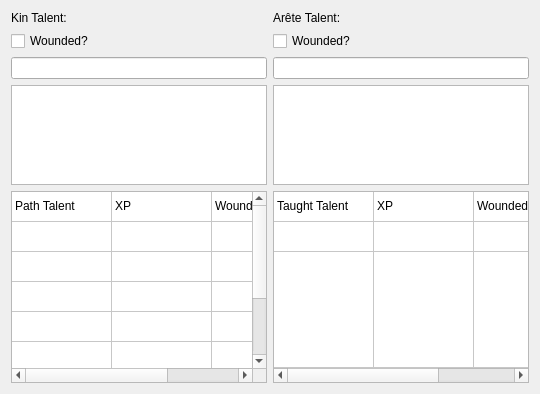
      <widget class="QWidget" name="tab">
       <attribute name="title">
        <string>Talents</string>
       </attribute>
       <layout class="QGridLayout" name="gridLayout">
        <item row="5" column="0">
         <widget class="QCheckBox" name="kin_wounded_box">
          <property name="maximumSize">
           <size>
            <width>100</width>
            <height>16777215</height>
           </size>
          </property>
          <property name="text">
           <string>Wounded?</string>
          </property>
         </widget>
        </item>
        <item row="5" column="7">
         <widget class="QCheckBox" name="arete_wounded_box">
          <property name="maximumSize">
           <size>
            <width>100</width>
            <height>16777215</height>
           </size>
          </property>
          <property name="text">
           <string>Wounded?</string>
          </property>
         </widget>
        </item>
        <item row="8" column="0">
         <widget class="QTableWidget" name="path_talent_table">
          <property name="maximumSize">
           <size>
            <width>16777215</width>
            <height>16777215</height>
           </size>
          </property>
          <property name="rowCount">
           <number>8</number>
          </property>
          <property name="columnCount">
           <number>3</number>
          </property>
          <attribute name="horizontalHeaderVisible">
           <bool>false</bool>
          </attribute>
          <attribute name="horizontalHeaderStretchLastSection">
           <bool>true</bool>
          </attribute>
          <attribute name="verticalHeaderVisible">
           <bool>false</bool>
          </attribute>
          <attribute name="verticalHeaderStretchLastSection">
           <bool>true</bool>
          </attribute>
          <row/>
          <row/>
          <row/>
          <row/>
          <row/>
          <row/>
          <row/>
          <row/>
          <column/>
          <column/>
          <column/>
          <item row="0" column="0">
           <property name="text">
            <string>Path Talent</string>
           </property>
           <property name="flags">
            <set>ItemIsSelectable|ItemIsDragEnabled|ItemIsDropEnabled|ItemIsUserCheckable|ItemIsEnabled</set>
           </property>
          </item>
          <item row="0" column="1">
           <property name="text">
            <string>XP</string>
           </property>
           <property name="flags">
            <set>ItemIsSelectable|ItemIsDragEnabled|ItemIsDropEnabled|ItemIsUserCheckable|ItemIsEnabled</set>
           </property>
          </item>
          <item row="0" column="2">
           <property name="text">
            <string>Wounded?</string>
           </property>
           <property name="flags">
            <set>ItemIsSelectable|ItemIsDragEnabled|ItemIsDropEnabled|ItemIsUserCheckable|ItemIsEnabled</set>
           </property>
          </item>
          <item row="1" column="0">
           <property name="flags">
            <set>ItemIsSelectable|ItemIsDragEnabled|ItemIsDropEnabled|ItemIsUserCheckable|ItemIsEnabled</set>
           </property>
          </item>
          <item row="2" column="0">
           <property name="flags">
            <set>ItemIsSelectable|ItemIsDragEnabled|ItemIsDropEnabled|ItemIsUserCheckable|ItemIsEnabled</set>
           </property>
          </item>
          <item row="3" column="0">
           <property name="flags">
            <set>ItemIsSelectable|ItemIsDragEnabled|ItemIsDropEnabled|ItemIsUserCheckable|ItemIsEnabled</set>
           </property>
          </item>
          <item row="4" column="0">
           <property name="flags">
            <set>ItemIsSelectable|ItemIsDragEnabled|ItemIsDropEnabled|ItemIsUserCheckable|ItemIsEnabled</set>
           </property>
          </item>
          <item row="5" column="0">
           <property name="flags">
            <set>ItemIsSelectable|ItemIsDragEnabled|ItemIsDropEnabled|ItemIsUserCheckable|ItemIsEnabled</set>
           </property>
          </item>
          <item row="6" column="0">
           <property name="flags">
            <set>ItemIsSelectable|ItemIsDragEnabled|ItemIsDropEnabled|ItemIsUserCheckable|ItemIsEnabled</set>
           </property>
          </item>
          <item row="7" column="0">
           <property name="flags">
            <set>ItemIsSelectable|ItemIsDragEnabled|ItemIsDropEnabled|ItemIsUserCheckable|ItemIsEnabled</set>
           </property>
          </item>
         </widget>
        </item>
        <item row="7" column="7">
         <widget class="QTextEdit" name="arete_talent_desc">
          <property name="maximumSize">
           <size>
            <width>16777215</width>
            <height>100</height>
           </size>
          </property>
         </widget>
        </item>
        <item row="7" column="0">
         <widget class="QTextEdit" name="kin_talent_desc">
          <property name="minimumSize">
           <size>
            <width>0</width>
            <height>0</height>
           </size>
          </property>
          <property name="maximumSize">
           <size>
            <width>16777215</width>
            <height>100</height>
           </size>
          </property>
         </widget>
        </item>
        <item row="6" column="7">
         <widget class="QLineEdit" name="arete_talent_name">
          <property name="maximumSize">
           <size>
            <width>16777215</width>
            <height>100</height>
           </size>
          </property>
         </widget>
        </item>
        <item row="6" column="0">
         <widget class="QLineEdit" name="kin_talent_name">
          <property name="maximumSize">
           <size>
            <width>16777215</width>
            <height>100</height>
           </size>
          </property>
         </widget>
        </item>
        <item row="4" column="0">
         <widget class="QLabel" name="label_15">
          <property name="maximumSize">
           <size>
            <width>75</width>
            <height>16777215</height>
           </size>
          </property>
          <property name="text">
           <string>Kin Talent: </string>
          </property>
         </widget>
        </item>
        <item row="4" column="7">
         <widget class="QLabel" name="label_16">
          <property name="maximumSize">
           <size>
            <width>100</width>
            <height>16777215</height>
           </size>
          </property>
          <property name="text">
           <string>Arête Talent:</string>
          </property>
         </widget>
        </item>
        <item row="8" column="7">
         <widget class="QTableWidget" name="taught_talent_table">
          <property name="rowCount">
           <number>3</number>
          </property>
          <property name="columnCount">
           <number>3</number>
          </property>
          <attribute name="horizontalHeaderVisible">
           <bool>false</bool>
          </attribute>
          <attribute name="horizontalHeaderStretchLastSection">
           <bool>true</bool>
          </attribute>
          <attribute name="verticalHeaderVisible">
           <bool>false</bool>
          </attribute>
          <attribute name="verticalHeaderStretchLastSection">
           <bool>true</bool>
          </attribute>
          <row/>
          <row/>
          <row/>
          <column/>
          <column/>
          <column/>
          <item row="0" column="0">
           <property name="text">
            <string>Taught Talent</string>
           </property>
           <property name="flags">
            <set>ItemIsSelectable|ItemIsDragEnabled|ItemIsDropEnabled|ItemIsUserCheckable|ItemIsEnabled</set>
           </property>
          </item>
          <item row="0" column="1">
           <property name="text">
            <string>XP</string>
           </property>
           <property name="flags">
            <set>ItemIsSelectable|ItemIsDragEnabled|ItemIsDropEnabled|ItemIsUserCheckable|ItemIsEnabled</set>
           </property>
          </item>
          <item row="0" column="2">
           <property name="text">
            <string>Wounded?</string>
           </property>
           <property name="flags">
            <set>ItemIsSelectable|ItemIsDragEnabled|ItemIsDropEnabled|ItemIsUserCheckable|ItemIsEnabled</set>
           </property>
          </item>
         </widget>
        </item>
       </layout>
      </widget>
